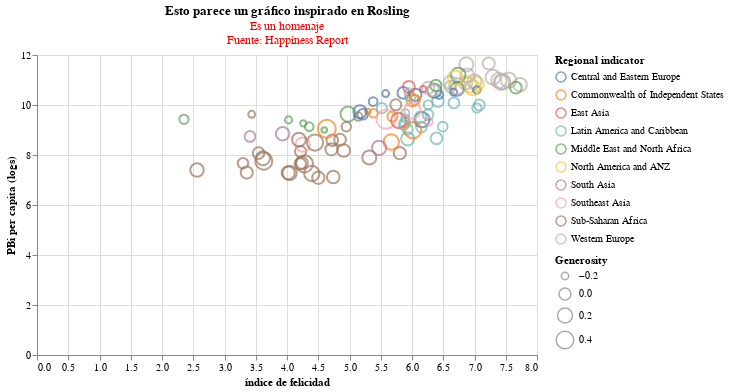

The notebook cell this image was saved under:
### Code cell
#Cambiando los titulos de los ejes

alt.Chart(happy, height = 300, width = 500).mark_point().encode(
    x = alt.X("Life Ladder:Q",  title = "índice de felicidad"),
    y = alt.Y("Log GDP per capita:Q",  title = "PBi per capita (logs)"),
    color = alt.Color("Regional indicator"),
    size = alt.Size('Generosity')
    ).interactive().properties(
    title={
      "text": ["Esto parece un gráfico inspirado en Rosling"],
      "subtitle": ["Es un homenaje",
                   "Fuente: Happiness Report"],
      "color": "Black",
      "subtitleColor": "Red"
    })
